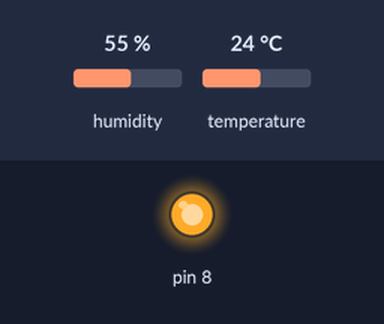
The sketch below on a simulated Arduino Uno, built with avr-gcc and run on an emulated ATmega328P. Parts: output pins drawn as LEDs (lit = HIGH). Wiring (inferred from the names in the program): DHT11 sensor: data pin 2. The inputs (shaded band) are chosen by the test bench; at power-on: humidity 55 %, temperature 24 °C. Pins used as bus, display or sensor lines are not drawn; what the sketch prints to the serial monitor is not drawn.

Above: at 0.1 s.
Timing chart, 0 to 1.6 s (numbered marks = the images above):
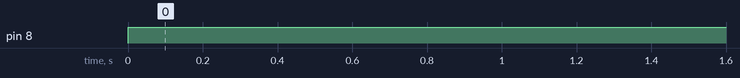

The sketch:

sketch_sep01a.ino
```cpp
#include <dht.h>

dht DHT;

#define DHT11_PIN 2

void setup() {
  // put your setup code here, to run once:
  pinMode (8, OUTPUT);

  Serial.begin(115200);
  Serial.println("DHTxx test!");
}

void loop() {
  // put your main code here, to run repeatedly:
  digitalWrite (8, HIGH);
  //delay(500);
  //digitalWrite (8, LOW);
  //delay(500);

  Serial.print("DHT11, \t");
  int chk = DHT.read11(DHT11_PIN);
  switch (chk)
  {
    case DHTLIB_OK:
    Serial.print("OK,\t");
    break;
    case DHTLIB_ERROR_CHECKSUM:
    Serial.print("Checksum error,\t");
    break;
    case DHTLIB_ERROR_TIMEOUT:
    Serial.print("Time out error,\t");
    break;
    case DHTLIB_ERROR_CONNECT:
        Serial.print("Connect error,\t");
        break;
    case DHTLIB_ERROR_ACK_L:
        Serial.print("Ack Low error,\t");
        break;
    case DHTLIB_ERROR_ACK_H:
        Serial.print("Ack High error,\t");
        break;
    default:
    Serial.print("Unknown error,\t");
    break;
  }
  // DISPLAY DATA
  Serial.print(DHT.humidity, 1);
  Serial.print(",\t");
  Serial.println(DHT.temperature, 1);

  delay(2000);
}
```

Measured:
- by itself, pin 8: LOW → HIGH at 0.00 s
